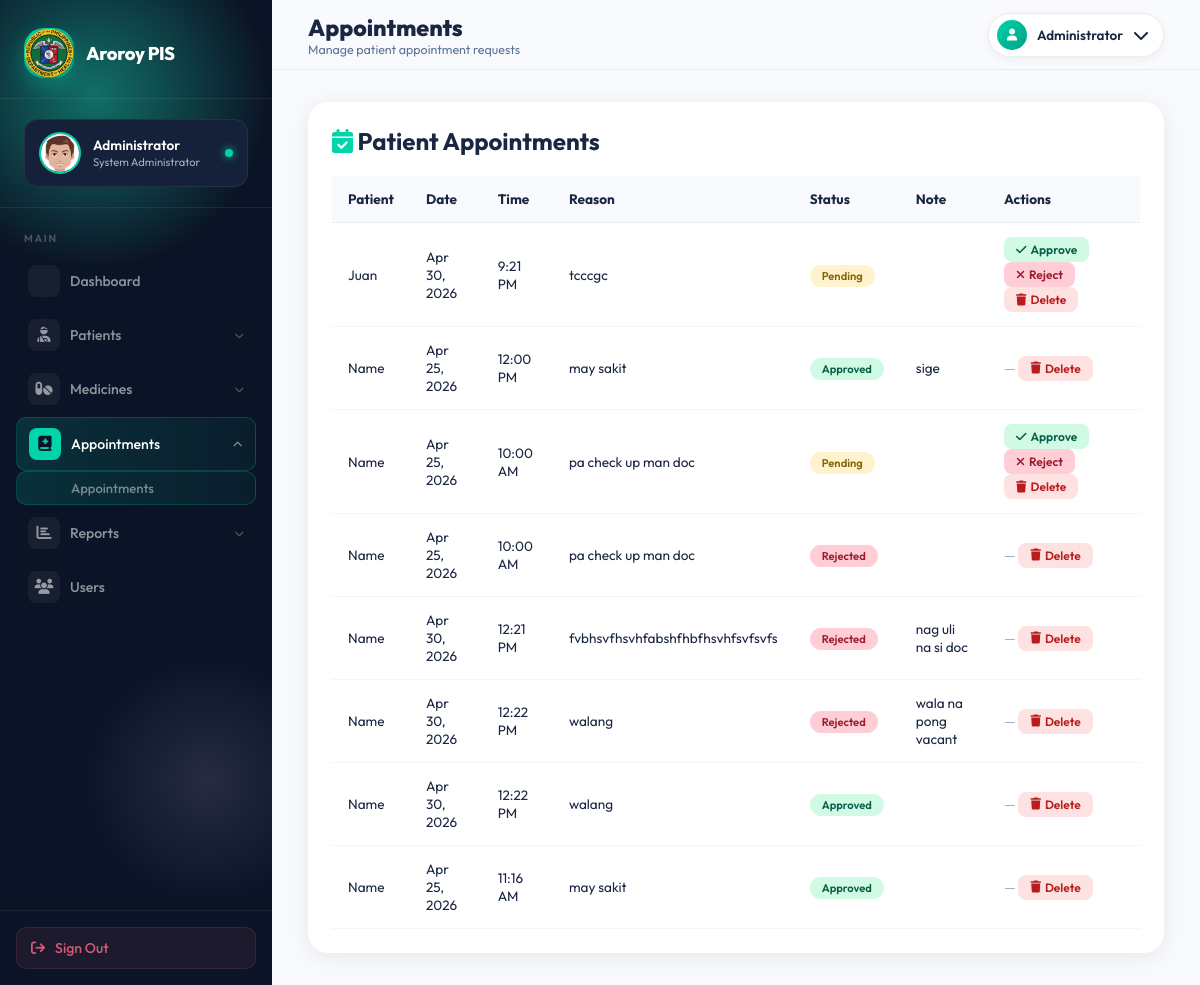
The page /appointments.php (signed in) on the database as committed earlier.
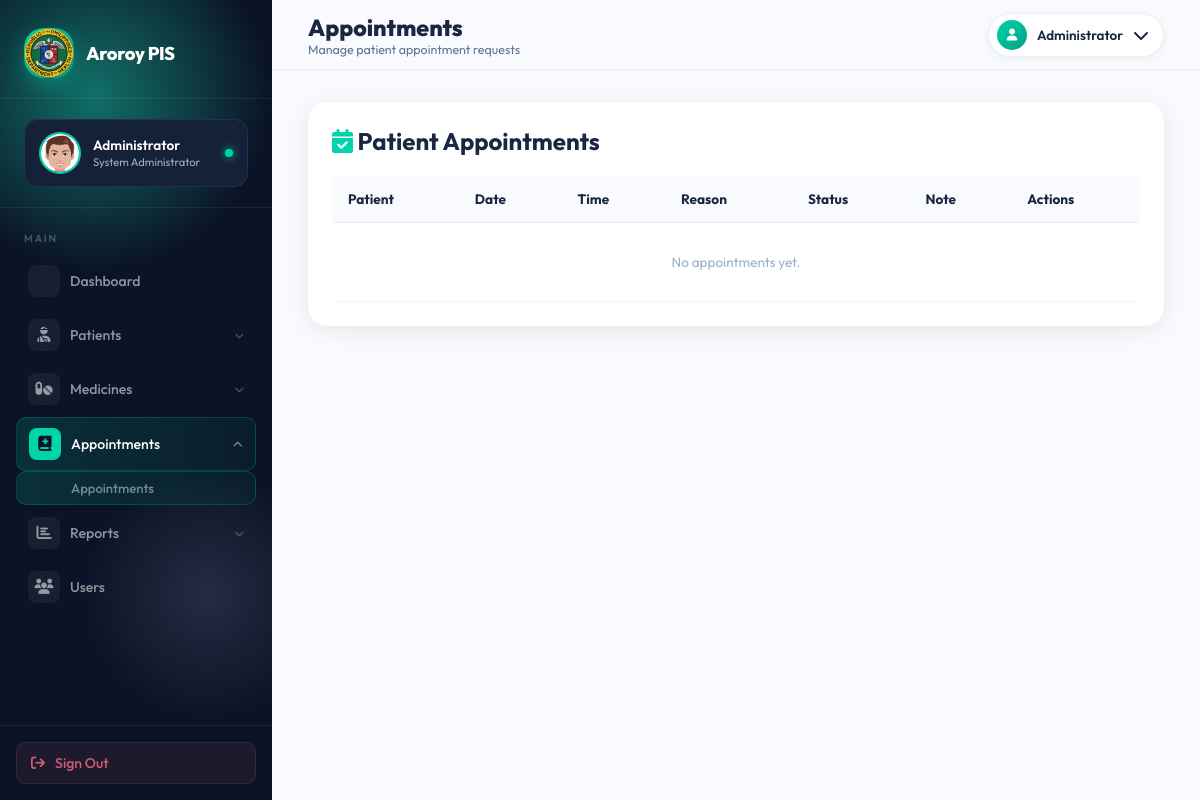
The same page on the database as committed later.
### tables this page shows
CREATE TABLE `appointments` (
  `id` int(11) NOT NULL,
  `patient_id` int(11) NOT NULL,
  `appointment_date` date NOT NULL,
  `appointment_time` time NOT NULL,
  `reason` text NOT NULL,
  `status` enum('pending','approved','rejected') DEFAULT 'pending',
  `created_at` timestamp NOT NULL DEFAULT current_timestamp(),
  `admin_note` text DEFAULT NULL
);

CREATE TABLE `patients` (
  `id` int(11) NOT NULL,
  `patient_name` varchar(60) NOT NULL,
  `address` varchar(100) NOT NULL,
  `cnic` varchar(17) NOT NULL,
  `date_of_birth` date NOT NULL,
  `phone_number` varchar(12) NOT NULL,
  `gender` varchar(6) NOT NULL,
  `password` varchar(255) DEFAULT NULL,
  `age` int(3) UNSIGNED DEFAULT NULL
);

### appointments.php (the view, shortened to what this page needs)
<?php
include './config/connection.php';
$display_name = $_SESSION['display_name'] ?? 'Admin';
$profile_picture = $_SESSION['profile_picture'] ?? 'default.jpg';
$appts = $con->query("SELECT a.*, p.patient_name FROM appointments a JOIN patients p ON a.patient_id = p.id ORDER BY a.id DESC");
$appointments = $appts ? $appts->fetchAll(PDO::FETCH_ASSOC) : [];
?>
<!DOCTYPE html>
<html lang="en">
<head>
    <link rel="stylesheet" href="https://cdnjs.cloudflare.com/ajax/libs/font-awesome/6.4.0/css/all.min.css">
</head>
<body>
<aside class="sidebar" id="sidebar">
    <div class="sidebar-scroll">
        <div class="sidebar-logo">
            <div class="logo-mark">
                <div class="logo-icon"><img src="images/aroroy_logo.png" alt="Aroroy Logo" style="width:50px; height:50px; object-fit:cover;"></div>
                <div class="logo-text"><h3>Aroroy PIS</h3></div>
            </div>
        </div>
        <div class="sidebar-user">
            <div class="user-card">
                <div class="user-avatar">
                    <img src="user_images/<?php echo $profile_picture; ?>" alt="User">
                </div>
                <div class="user-card-info">
                    <h4><?php echo htmlspecialchars($display_name); ?></h4>
                    <p>System Administrator</p>
                </div>
                <div class="user-status"></div>
            </div>
        </div>
        <div class="nav-section">
            <div class="nav-label">Main</div>
            <ul style="list-style:none">
                <li class="nav-item">
                    <a href="dashboard.php" class="nav-link">
                        <span class="nav-icon"><i class="fas fa-squares-four"></i></span>
                        <span>Dashboard</span>
                    </a>
                </li>
                <li class="nav-item has-sub">
                    <a href="#" class="nav-link">
                        <span class="nav-icon"><i class="fas fa-user-injured"></i></span>
                        <span>Patients</span>
                    </a>
                </li>
                <li class="nav-item has-sub">
                    <a href="#" class="nav-link">
                        <span class="nav-icon"><i class="fas fa-pills"></i></span>
                        <span>Medicines</span>
                    </a>
                </li>
                <li class="nav-item has-sub">
                    <a href="#" class="nav-link active">
                        <span class="nav-icon"><i class="fa-solid fa-book-medical"></i></span>
                        <span>Appointments</span>
                    </a>
                    <ul class="sub-menu">
                        <li><a href="appointments.php" class="nav-link active">Appointments</a></li>
                    </ul>
                </li>
                <li class="nav-item has-sub">
                    <a href="#" class="nav-link">
                        <span class="nav-icon"><i class="fas fa-chart-bar"></i></span>
                        <span>Reports</span>
                    </a>
                </li>
                <li class="nav-item">
                    <a href="users.php" class="nav-link">
                        <span class="nav-icon"><i class="fas fa-users"></i></span>
                        <span>Users</span>
                    </a>
                </li>
            </ul>
        </div>
    </div>
    <div class="sidebar-bottom">
        <a href="logout.php" class="logout-btn"><i class="fas fa-arrow-right-from-bracket"></i><span>Sign Out</span></a>
    </div>
</aside>
<div class="main-content">
    <div class="top-header">
        <div class="page-breadcrumb">
            <h1>Appointments</h1>
            <p>Manage patient appointment requests</p>
        </div>
        <div style="display:flex; align-items:center; gap:10px;">
            <div class="header-profile">
                <div class="header-avatar"><i class="fas fa-user"></i></div>
                <span class="header-profile-name"><?php echo htmlspecialchars($display_name); ?></span>
                <i class="fas fa-chevron-down"></i>
            </div>
        </div>
    </div>
    <div class="page-body">
        <div class="card">
            <h2 style="margin-bottom:20px"><i class="fas fa-calendar-check" style="color:var(--teal)"></i> Patient Appointments</h2>
            <div style="overflow-x:auto;">
                <table class="appt-table">
                    <thead>
                        <tr>
                            <th>Patient</th>
                            <th>Date</th>
                            <th>Time</th>
                            <th>Reason</th>
                            <th>Status</th>
                            <th>Note</th>
                            <th>Actions</th>
                        </tr>
                    </thead>
                    <tbody>
                        <?php foreach ($appointments as $a): ?>
                        <tr>
                            <td><?php echo htmlspecialchars($a['patient_name']); ?></td>
                            <td><?php echo date('M j, Y', strtotime($a['appointment_date'])); ?></td>
                            <td><?php echo date('g:i A', strtotime($a['appointment_time'])); ?></td>
                            <td><?php echo htmlspecialchars($a['reason']); ?></td>
                            <td><span class="status-badge status-<?php echo $a['status']; ?>"><?php echo ucfirst($a['status']); ?></span></td>
                            <td><?php echo htmlspecialchars($a['admin_note'] ?? ''); ?></td>
                            <td>
                                <?php if ($a['status'] == 'pending'): ?>
                                    <button class="action-btn btn-approve" onclick="openNoteModal(<?php echo $a['id']; ?>, 'approved')"><i class="fas fa-check"></i> Approve</button>
                                    <button class="action-btn btn-reject" onclick="openNoteModal(<?php echo $a['id']; ?>, 'rejected')"><i class="fas fa-times"></i> Reject</button>
                                <?php else: ?>
                                    <span style="color:var(--text-muted)">—</span>
                                <?php endif; ?>
                                <a href="?delete=1&id=<?php echo $a['id']; ?>" class="action-btn btn-delete" onclick="return confirm('Delete this appointment? This cannot be undone.')">
                                    <i class="fas fa-trash"></i> Delete
                                </a>
                            </td>
                        </tr>
                        <?php endforeach; ?>
                        <?php if (empty($appointments)): ?>
                            <tr><td colspan="7" style="text-align:center; padding:30px; color:var(--text-muted)">No appointments yet.</td></tr>
                        <?php endif; ?>
                    </tbody>
                </table>
            </div>
        </div>
    </div>
</div>
</body>
</html>

Rows that differ between the two databases and show on the page:
removed appointments: patient.patient_name "Juan", appointment_date "Apr 30, 2026", appointment_time "9:21 PM", reason "tcccgc", status "Pending"
removed appointments: patient.patient_name "Name", appointment_date "Apr 25, 2026", appointment_time "12:00 PM", reason "may sakit", status "Approved", admin_note "sige"
removed appointments: patient.patient_name "Name", appointment_date "Apr 25, 2026", appointment_time "10:00 AM", reason "pa check up man doc", status "Pending"
removed appointments: patient.patient_name "Name", appointment_date "Apr 25, 2026", appointment_time "10:00 AM", reason "pa check up man doc", status "Rejected"
removed appointments: patient.patient_name "Name", appointment_date "Apr 30, 2026", appointment_time "12:21 PM", reason "fvbhsvfhsvhfabshfhbfhsvhfsvfsvfs", status "Rejected", admin_note "nag uli na si doc"
removed appointments: patient.patient_name "Name", appointment_date "Apr 30, 2026", appointment_time "12:22 PM", reason "walang", status "Rejected", admin_note "wala na pong vacant"
removed appointments: patient.patient_name "Name", appointment_date "Apr 30, 2026", appointment_time "12:22 PM", reason "walang", status "Approved"
removed appointments: patient.patient_name "Name", appointment_date "Apr 25, 2026", appointment_time "11:16 AM", reason "may sakit", status "Approved"
Other text that changed with them:
text now shown: "No appointments yet."
